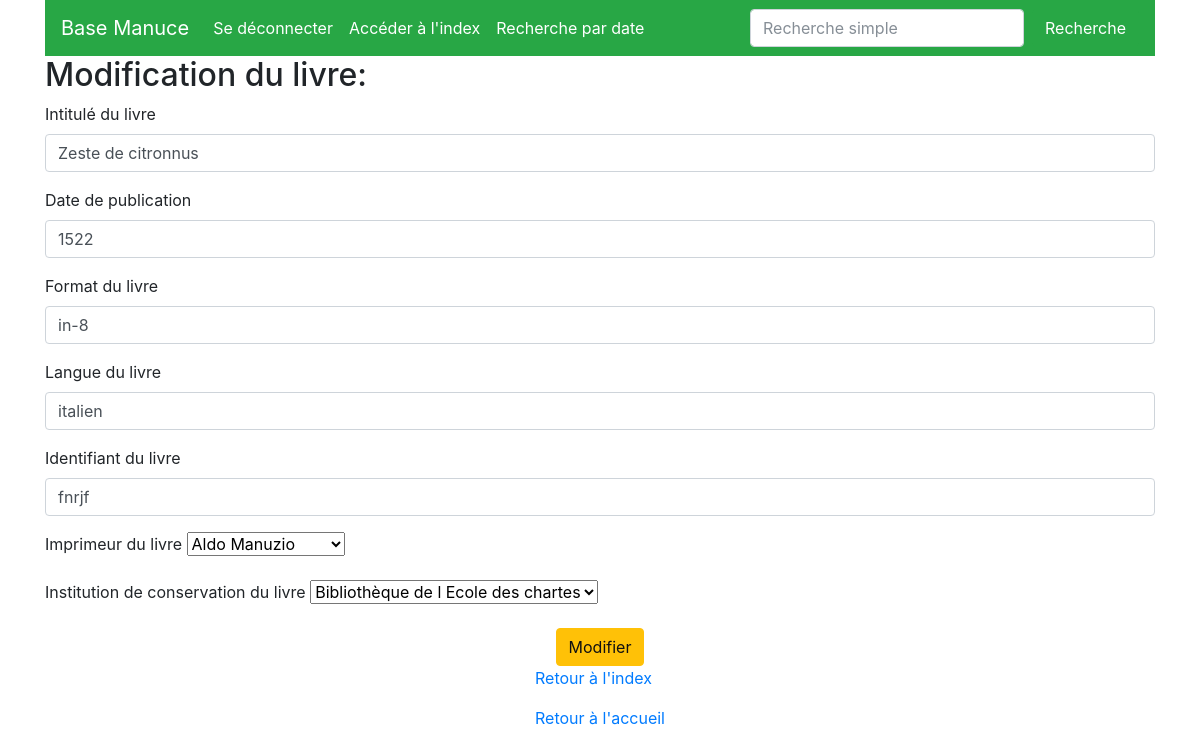
The page /book/20/mod_form (signed in) on the database its author committed.
### basemanuce/modeles/donnees.py (models this page shows, shortened)
class Books(db.Model):
    __tablename__ = 'books'
    book_id = db.Column(db.Integer, unique=True, nullable=False, primary_key=True, autoincrement=True)
    title = db.Column(db.Text)
    publidate = db.Column(db.Text)
    format = db.Column(db.Text)
    language = db.Column(db.Text)
    identifier = db.Column(db.Text, nullable=False)
    id_printer = db.Column(db.Integer, db.ForeignKey('printers.printer_id'))
    id_institution = db.Column(db.Integer, db.ForeignKey('institutions.institution_id'))
    printer = db.relationship("Printers", back_populates="book", foreign_keys=id_printer)
    institution = db.relationship("Institutions", back_populates="book", foreign_keys=id_institution)
    authorships = db.relationship("Authorship", back_populates="book", foreign_keys=Authorship.authorship_book_id)

class Printers(db.Model):
    __tablename__ = 'printers'
    printer_id = db.Column(db.Integer, unique=True, nullable=False, primary_key=True, autoincrement=True)
    printer_name = db.Column(db.Text, nullable=False)
    birthyear = db.Column(db.Integer)
    deathyear = db.Column(db.Integer)
    printer_othername1 = db.Column(db.Text)
    printer_othername2 = db.Column(db.Text)
    description = db.Column(db.Text)
    book = db.relationship("Books", back_populates="printer", foreign_keys=Books.id_printer)
    authorships = db.relationship("Authorship", back_populates="printer", foreign_keys=Authorship.authorship_printer_id)

class Institutions(db.Model):
    __tablename__ = 'institutions'
    institution_id = db.Column(db.Integer, unique=True, nullable=False, primary_key=True, autoincrement=True)
    country = db.Column(db.Text, nullable=False)
    city = db.Column(db.Text, nullable=False)
    institution_name = db.Column(db.Text, nullable=False)
    book = db.relationship("Books", back_populates="institution", foreign_keys=Books.id_institution)
    authorships = db.relationship("Authorship", back_populates="institution",
                                  foreign_keys=Authorship.authorship_institution_id)

### basemanuce/routes/routes_form.py (the view, shortened to what this page needs)
@app.route("/book/<int:book_id>/mod_form", methods=["GET", "POST"])
@login_required
def form_modifs(book_id):
    mon_livre = Books.query.get_or_404(book_id)
    imprimeurs = Printers.query.all()
    institutions = Institutions.query.all()
    erreurs = []
    updated = False
    return render_template("pages/form_modifs.html", nom="Base Manuce", livre=mon_livre,
                           imprimeurs=imprimeurs, institutions=institutions,
                           erreurs=erreurs, updated=updated)

### basemanuce/modeles/utilisateurs.py (called while the page is built)
@login.user_loader
def find_user_with_id(identifier):
    return User.query.get(int(identifier))

### basemanuce/templates/pages/form_modifs.html (shortened to what this page needs)
{% extends "conteneur.html" %}
{% block corps %}
{% if livre %}
<h2>Modification du livre: </h2>
    <form method="POST" action="{{url_for('form_modifs', book_id=livre.book_id)}}">
        <div class="mb-3">
            <label for="bookTitle" class="form-label">Intitulé du livre</label>
            <input type="text" name="bookTitle" class="form-control
            {% if 'bookTitle' in erreurs %}is-invalid{% endif %}" id="bookTitle" value="{{livre.title}}">
        </div>
        <div class="mb-3">
            <label for="bookDate" class="form-label">Date de publication</label>
            <input type="number" min="1450" max="1650" name="bookDate" class="form-control " id="bookDate" value="{{livre.publidate}}">
        </div>
        <div class="mb-3">
            <label for="bookFormat">Format du livre</label>
            <input type="text" name="bookFormat" class="form-control " id="bookFormat" value="{{livre.format}}">
        </div>
        <div class="mb-3">
            <label for="bookLanguage">Langue du livre</label>
            <input type="text" name="bookLanguage" class="form-control " id="bookLanguage" value="{{livre.language}}">
        </div>
        <div class="mb-3">
            <label for="bookIdentifier">Identifiant du livre</label>
            <input type="text" name="bookIdentifier" class="form-control " id="bookIdentifier" value="{{livre.identifier}}">
        </div>
        <div class="mb-3">
            <label for="bookPrinter" class="form-label {% if 'bookPrinter' in erreurs%}is-invalid{% endif %}">Imprimeur du livre</label>
            <select name="bookPrinter" id="bookPrinter">
                {% for imprimeur in imprimeurs %}
                    <option value="{{imprimeur.printer_id}}" {% if imprimeur.printer_id == livre.id_printer %}selected{% endif %}>
                        {{imprimeur.printer_name}}
                    </option>
                {% endfor %}
            </select>
        </div>
        <div class="mb-3">
            <label for="bookPlace" class="form-label {% if 'bookPlace' in erreurs%}is-invalid{% endif %}">Institution de conservation du livre</label>
            <select name="bookPlace" id="bookPlace">
                {% for institution in institutions %}
                    <option value="{{institution.institution_id}}" {% if institution.institution_id == livre.id_institution %}selected{% endif %}>
                        {{institution.institution_name}}
                    </option>
                {% endfor %}
            </select>
        </div>
        <div class="row justify-content-center">
         <button type="submit" class="btn btn-warning">Modifier</button>
        </div>
    </form>
{% endif %}
{% endblock %}
{% block basdepage %}
<p><a href="{{url_for('index')}}">Retour à l'index</a></p>
<p><a href="{{url_for('accueil')}}">Retour à l'accueil</a></p>
{% endblock %}

### rows shown on the page
Books: bookTitle "Zeste de citronnus", bookDate "1522", bookFormat "in-8", bookLanguage "italien", bookIdentifier "fnrjf", bookPrinter "Aldo Manuzio", bookPlace "Bibliothèque de l Ecole des chartes"
